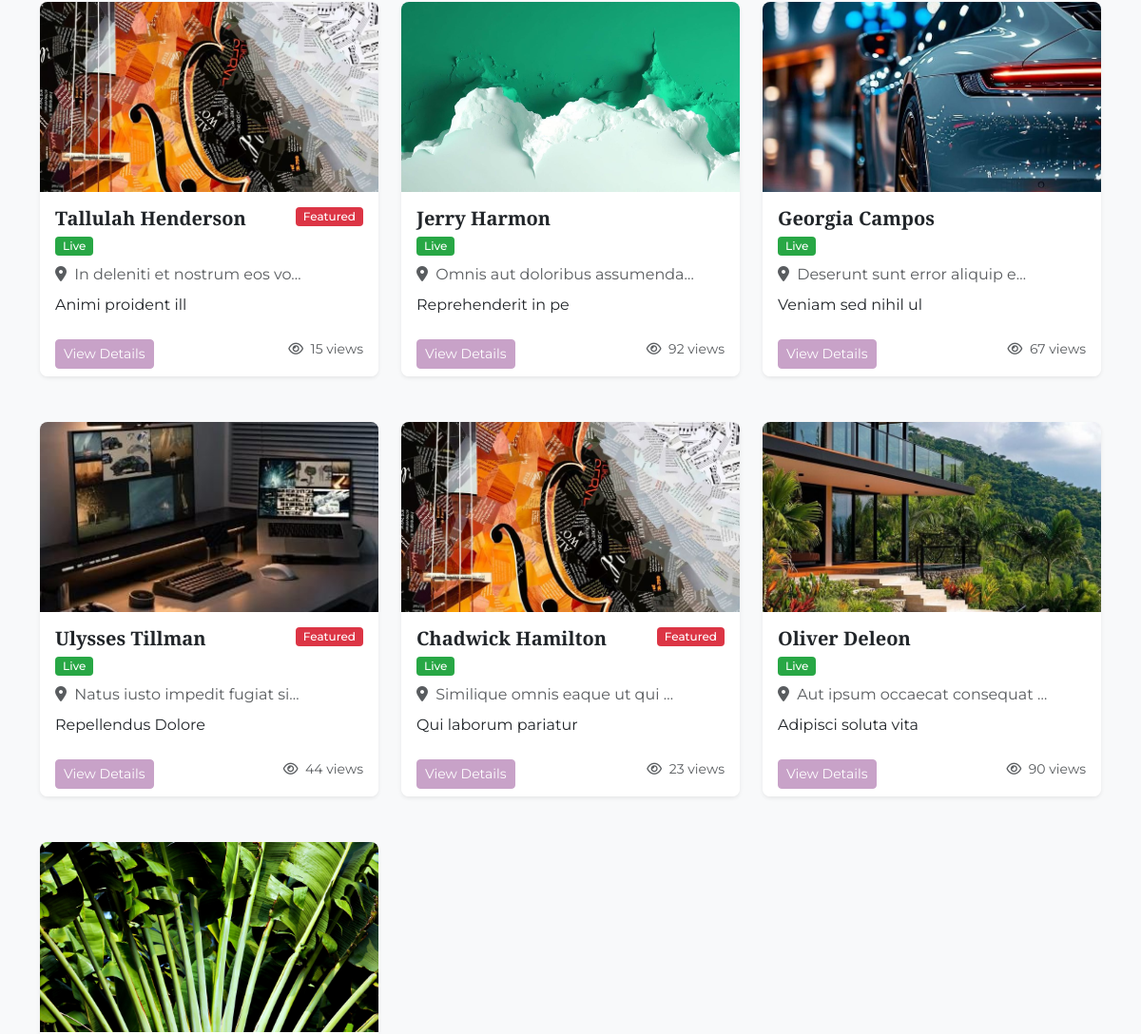
Before: / (middle part) with the older database file.
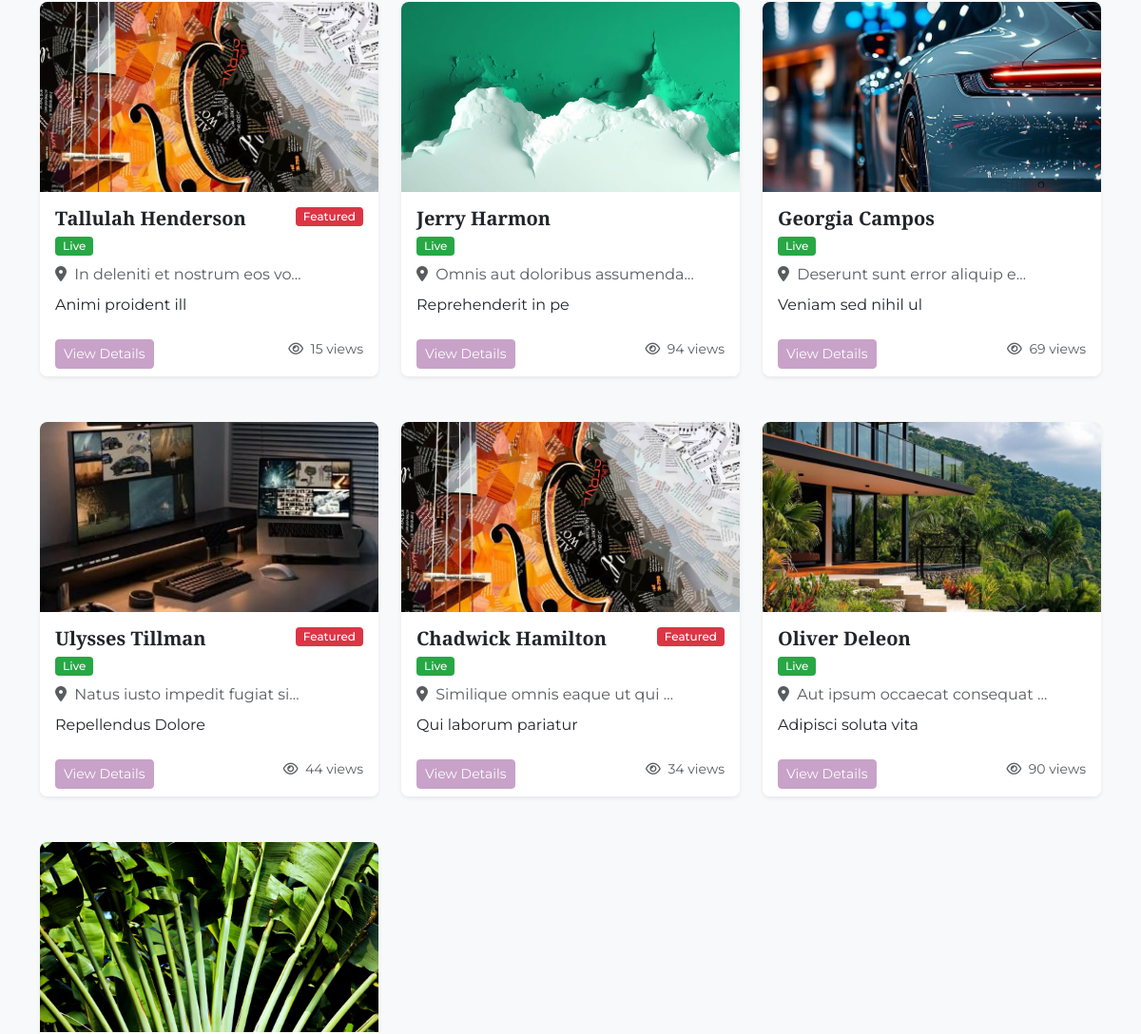
After: the same page with the newer database file.
### salon/models.py (models this page shows, shortened)
class Salon(models.Model):
    user = models.ForeignKey(User, on_delete=models.SET_NULL, null=True, related_name='salons')
    name = models.CharField(max_length=100, unique=True)
    description = models.TextField(null=True, blank=True)
    image = models.ImageField(upload_to=salon_image_upload_path)
    address = models.CharField(max_length=200)
    mobile = models.CharField(validators=[phone_regex], max_length=17)
    email = models.EmailField(max_length=100)
    status = models.CharField(
        max_length=20,
        choices=SalonStatus.choices,
        default=SalonStatus.IN_REVIEW
    )
    views = models.PositiveIntegerField(default=0)
    featured = models.BooleanField(default=False)
    salon_id = models.UUIDField(default=uuid.uuid4, editable=False, unique=True)
    slug = models.SlugField(unique=True, blank=True)
    date = models.DateTimeField(auto_now_add=True)
    updated_at = models.DateTimeField(auto_now=True)
    tags = TaggableManager(blank=True)
    class Meta:
        ordering = ['-date']
        verbose_name = 'Salon'
        verbose_name_plural = 'Salons'

### salon/views.py (the view)
# urls.py: path("", views.index, name="index"),
def index(request):
    salon_list = Salon.objects.filter(status=SalonStatus.LIVE)
    paginator = Paginator(salon_list, 10)  # Show 10 salons per page
    page_number = request.GET.get('page')
    page_obj = paginator.get_page(page_number)
    return render(request, "salon/salon.html", {"page_obj": page_obj})

### templates/salon/salon.html (shortened to what this page needs)
{% extends 'base.html' %} {% block content %}
<section class="py-5" id="salons">
    <div class="container">
        <div class="row g-4">
            {% for salon in page_obj %}
            <div class="col-md-4 mb-4">
                <div class="card h-100 border-0 shadow-sm salon-card">
                    <div class="salon-img-container">
                        {% if salon.image %}
                        <img src="{{ salon.image.url }}" class="salon-img" alt="{{ salon.name }}">
                        {% else %}
                        <div class="d-flex align-items-center justify-content-center h-100 bg-light">
                            <i class="fas fa-image fa-3x text-muted"></i>
                        </div>
                        {% endif %}
                    </div>
                    <div class="card-body">
                        <div class="d-flex justify-content-between align-items-start">
                            <div>
                                <h5 class="card-title mb-1">{{ salon.name }}</h5>
                                <span class="badge badge-{{ salon.status|lower }} mb-2 salon-badge">
                                    {{ salon.get_status_display }}
                                </span>
                            </div>
                            {% if salon.featured %}
                            <span class="badge badge-featured salon-badge">Featured</span>
                            {% endif %}
                        </div>
                        <p class="card-text text-muted mb-2">
                            <i class="fas fa-map-marker-alt me-1"></i> {{ salon.address|truncatechars:30 }}
                        </p>
                        <p class="card-text">{{ salon.description|truncatechars:100 }}</p>
                    </div>
                    <div class="card-footer bg-white border-0 d-flex justify-content-between">
                        <a href="{% url 'salon:detail' salon.slug %}" class="btn btn-sm btn-primary">
                            View Details
                        </a>
                        <div class="text-muted small">
                            <i class="far fa-eye me-1"></i> {{ salon.views }} views
                        </div>
                    </div>
                </div>
            </div>
            {% empty %}
            <div class="col-12 text-center py-5">
                <div class="alert alert-info">
                    No salons available at the moment. Please check back later.
                </div>
            </div>
            {% endfor %}
        </div>
    </div>
</section>
{% endblock %}

Changed rows visible on the page:
changed Salon "Jerry Harmon": views "92" → "94"
changed Salon "Georgia Campos": views "67" → "69"
changed Salon "Chadwick Hamilton": views "23" → "34"
